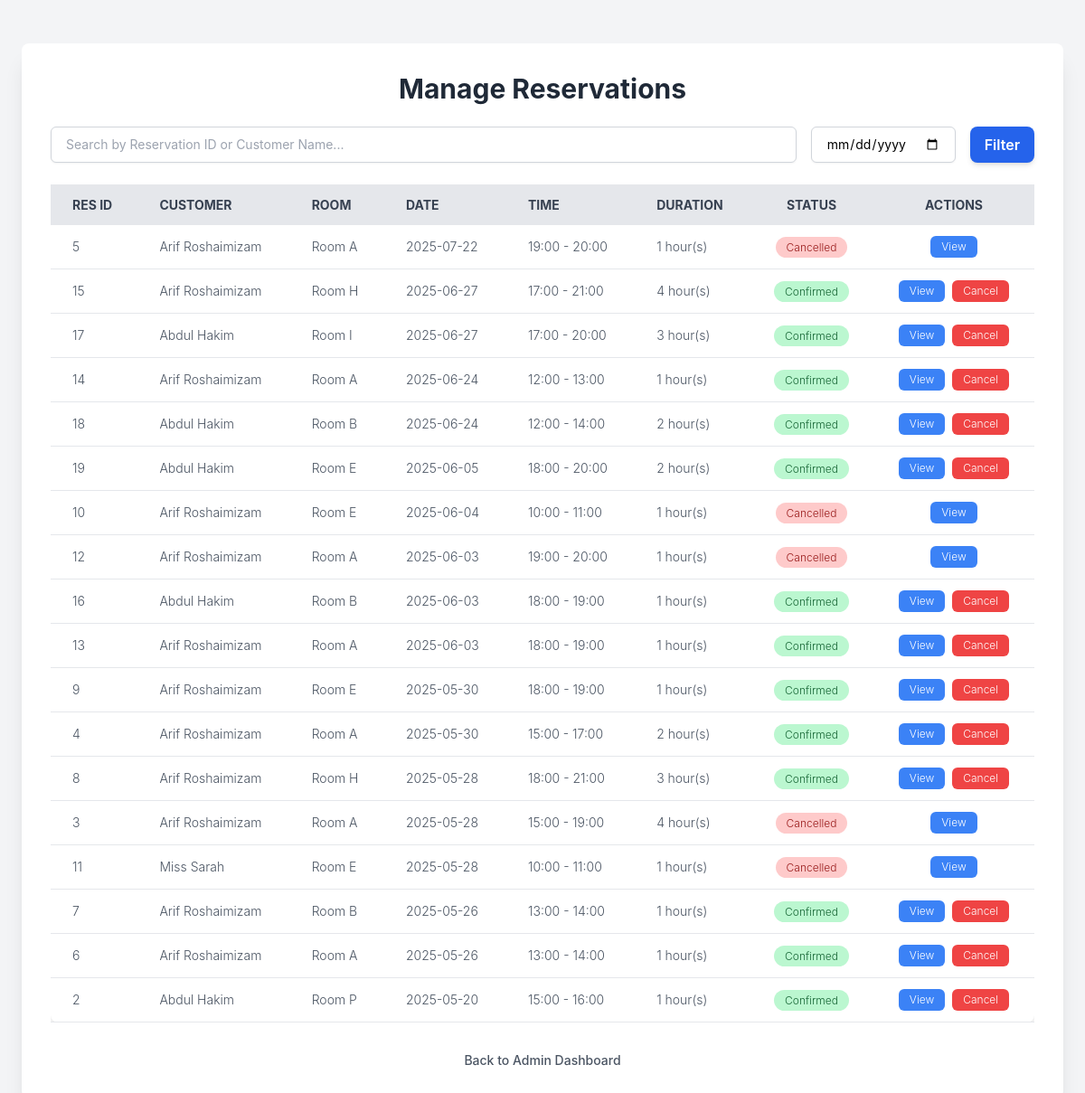
Before: /admin/manage_reservations.php (signed in) with the older database file.
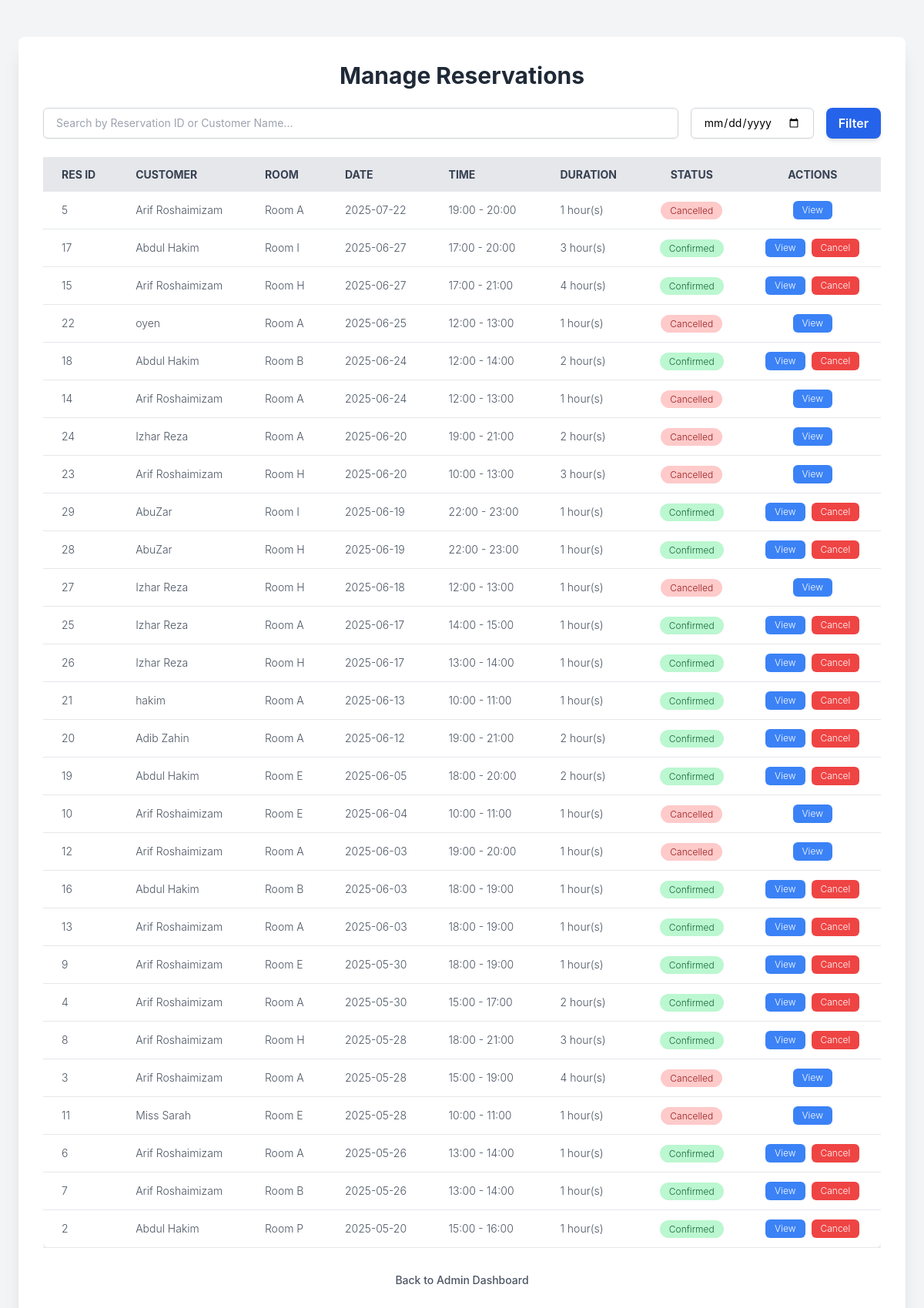
After: the same page with the newer database file.
### tables this page shows
CREATE TABLE `reservations` (
  `reservationID` int(11) NOT NULL,
  `userID` int(11) DEFAULT NULL,
  `roomID` int(11) DEFAULT NULL,
  `reservationDate` date DEFAULT NULL,
  `startTime` time DEFAULT NULL,
  `endTime` time DEFAULT NULL,
  `totalPrice` decimal(10,2) DEFAULT NULL,
  `status` enum('pending','confirmed','cancelled') DEFAULT 'pending',
  `addInfo` text NOT NULL,
  `createdAt` timestamp NOT NULL DEFAULT current_timestamp()
);

CREATE TABLE `users` (
  `userID` int(11) NOT NULL,
  `fullName` varchar(100) DEFAULT NULL,
  `email` varchar(100) DEFAULT NULL,
  `phone` varchar(20) NOT NULL,
  `password` varchar(255) DEFAULT NULL,
  `role` enum('user','admin') DEFAULT 'user',
  `createdAt` timestamp NOT NULL DEFAULT current_timestamp()
);

CREATE TABLE `rooms` (
  `roomID` int(11) NOT NULL,
  `roomName` varchar(100) DEFAULT NULL,
  `capacity` int(11) DEFAULT NULL,
  `status` enum('available','unavailable') DEFAULT 'available',
  `packageID` int(11) DEFAULT NULL
);

### admin/manage_reservations.php (the view, shortened to what the changed rows need)
<?php
include '../dbconfig.php';
$reservations = [];
$query = "
    SELECT
        r.reservationID,
        r.reservationDate,
        r.startTime,
        r.endTime,
        r.status,
        rm.roomName,
        u.fullName AS customerName,
        u.email AS customerEmail
    FROM
        reservations r
    LEFT JOIN
        rooms rm ON r.roomID = rm.roomID
    LEFT JOIN
        users u ON r.userID = u.userID
    ORDER BY
        r.reservationDate DESC, r.startTime DESC
";
$result = $conn->query($query);
if ($result) {
    while ($row = $result->fetch_assoc()) {
        $start = strtotime($row['startTime']);
        $end = strtotime($row['endTime']);
        $duration_seconds = $end - $start;
        $row['durationHours'] = round($duration_seconds / 3600, 1);
        $reservations[] = $row;
    }
} else {
    $message = 'Error loading reservations: ' . $conn->error;
    $messageType = 'error';
}
?>
<!DOCTYPE html>
<html lang="en">
<head>
    <script src="https://cdn.tailwindcss.com"></script>
</head>
<body class="bg-gray-100 min-h-screen flex flex-col items-center p-4">
    <div class="bg-white p-8 rounded-lg shadow-xl w-full max-w-6xl mt-8">
        <h1 class="text-3xl font-bold text-gray-800 mb-6 text-center">Manage Reservations</h1>
        <div class="overflow-x-auto">
            <table class="min-w-full bg-white rounded-lg shadow-md">
                <thead>
                    <tr class="bg-gray-200 text-gray-700 uppercase text-sm leading-normal">
                        <th class="py-3 px-6 text-left">Res ID</th>
                        <th class="py-3 px-6 text-left">Customer</th>
                        <th class="py-3 px-6 text-left">Room</th>
                        <th class="py-3 px-6 text-left">Date</th>
                        <th class="py-3 px-6 text-left">Time</th>
                        <th class="py-3 px-6 text-left">Duration</th>
                        <th class="py-3 px-6 text-center">Status</th>
                        <th class="py-3 px-6 text-center">Actions</th>
                    </tr>
                </thead>
                <tbody class="text-gray-600 text-sm font-light">
                    <?php if (empty($reservations)): ?>
                        <tr><td colspan="8" class="py-3 px-6 text-center text-gray-500">No reservations found.</td></tr>
                    <?php else: ?>
                        <?php foreach ($reservations as $reservation): ?>
                            <tr class="border-b border-gray-200 hover:bg-gray-100">
                                <td class="py-3 px-6 text-left whitespace-nowrap"><?php echo htmlspecialchars($reservation['reservationID']); ?></td>
                                <td class="py-3 px-6 text-left"><?php echo htmlspecialchars($reservation['customerName'] ?? 'N/A'); ?></td>
                                <td class="py-3 px-6 text-left"><?php echo htmlspecialchars($reservation['roomName'] ?? 'N/A'); ?></td>
                                <td class="py-3 px-6 text-left"><?php echo htmlspecialchars(date('Y-m-d', strtotime($reservation['reservationDate']))); ?></td>
                                <td class="py-3 px-6 text-left"><?php echo htmlspecialchars(date('H:i', strtotime($reservation['startTime']))); ?> - <?php echo htmlspecialchars(date('H:i', strtotime($reservation['endTime']))); ?></td>
                                <td class="py-3 px-6 text-left"><?php echo htmlspecialchars($reservation['durationHours']); ?> hour(s)</td>
                                <td class="py-3 px-6 text-center">
                                    <?php
                                        $statusClass = '';
                                        if ($reservation['status'] === 'confirmed') {
                                            $statusClass = 'bg-green-200 text-green-800';
                                        } elseif ($reservation['status'] === 'pending') {
                                            $statusClass = 'bg-yellow-200 text-yellow-800';
                                        } elseif ($reservation['status'] === 'cancelled') {
                                            $statusClass = 'bg-red-200 text-red-800';
                                        }
                                    ?>
                                    <span class="<?php echo $statusClass; ?> py-1 px-3 rounded-full text-xs"><?php echo htmlspecialchars(ucfirst($reservation['status'])); ?></span>
                                </td>
                                <td class="py-3 px-6 text-center">
                                    <div class="flex item-center justify-center space-x-2">
                                        <a href="view_reservation_details.php?reservation_id=<?php echo htmlspecialchars($reservation['reservationID']); ?>" class="bg-blue-500 text-white py-1 px-3 rounded-md text-xs hover:bg-blue-600 transition duration-300">View</a>
                                        <?php if ($reservation['status'] === 'pending'): ?>
                                            <form method="POST" style="display:inline;" onsubmit="return confirm('Are you sure you want to confirm this reservation?');">
                                                <input type="hidden" name="confirm_reservation" value="1">
                                                <input type="hidden" name="reservation_id" value="<?php echo htmlspecialchars($reservation['reservationID']); ?>">
                                                <button type="submit" class="bg-green-500 text-white py-1 px-3 rounded-md text-xs hover:bg-green-600 transition duration-300">Confirm</button>
                                            </form>
                                            <form method="POST" style="display:inline;" onsubmit="return confirm('Are you sure you want to cancel this reservation?');">
                                                <input type="hidden" name="cancel_reservation" value="1">
                                                <input type="hidden" name="reservation_id" value="<?php echo htmlspecialchars($reservation['reservationID']); ?>">
                                                <button type="submit" class="bg-red-500 text-white py-1 px-3 rounded-md text-xs hover:bg-red-600 transition duration-300">Cancel</button>
                                            </form>
                                        <?php elseif ($reservation['status'] === 'confirmed'): ?>
                                            <form method="POST" style="display:inline;" onsubmit="return confirm('Are you sure you want to cancel this confirmed reservation?');">
                                                <button type="submit" class="bg-red-500 text-white py-1 px-3 rounded-md text-xs hover:bg-red-600 transition duration-300">Cancel</button>
                                            </form>
                                        <?php endif; ?>
                                    </div>
                                </td>
                            </tr>
                        <?php endforeach; ?>
                    <?php endif; ?>
                </tbody>
            </table>
        </div>
    </div>
</body>
</html>

Changed rows visible on the page:
shown differently, row unchanged: reservations id 17: moves up the list
added reservations: reservationID "22", userID.fullName "oyen", roomID.roomName "Room A", reservationDate "2025-06-25", startTime "12:00", endTime "13:00", durationHours "1", status "Cancelled"
shown differently, row unchanged: reservations id 18: moves up the list
changed reservations id 14: status "Confirmed" → "Cancelled"; no longer shows "Cancel"
added reservations: reservationID "24", userID.fullName "Izhar Reza", roomID.roomName "Room A", reservationDate "2025-06-20", startTime "19:00", endTime "21:00", durationHours "2", status "Cancelled"
added reservations: reservationID "23", userID.fullName "Arif Roshaimizam", roomID.roomName "Room H", reservationDate "2025-06-20", startTime "10:00", endTime "13:00", durationHours "3", status "Cancelled"
added reservations: reservationID "29", userID.fullName "AbuZar", roomID.roomName "Room I", reservationDate "2025-06-19", startTime "22:00", endTime "23:00", durationHours "1", status "Confirmed"
added reservations: reservationID "28", userID.fullName "AbuZar", roomID.roomName "Room H", reservationDate "2025-06-19", startTime "22:00", endTime "23:00", durationHours "1", status "Confirmed"
added reservations: reservationID "27", userID.fullName "Izhar Reza", roomID.roomName "Room H", reservationDate "2025-06-18", startTime "12:00", endTime "13:00", durationHours "1", status "Cancelled"
added reservations: reservationID "25", userID.fullName "Izhar Reza", roomID.roomName "Room A", reservationDate "2025-06-17", startTime "14:00", endTime "15:00", durationHours "1", status "Confirmed"
added reservations: reservationID "26", userID.fullName "Izhar Reza", roomID.roomName "Room H", reservationDate "2025-06-17", startTime "13:00", endTime "14:00", durationHours "1", status "Confirmed"
added reservations: reservationID "21", userID.fullName "hakim", roomID.roomName "Room A", reservationDate "2025-06-13", startTime "10:00", endTime "11:00", durationHours "1", status "Confirmed"
added reservations: reservationID "20", userID.fullName "Adib Zahin", roomID.roomName "Room A", reservationDate "2025-06-12", startTime "19:00", endTime "21:00", durationHours "2", status "Confirmed"
shown differently, row unchanged: reservations id 6: moves up the list
